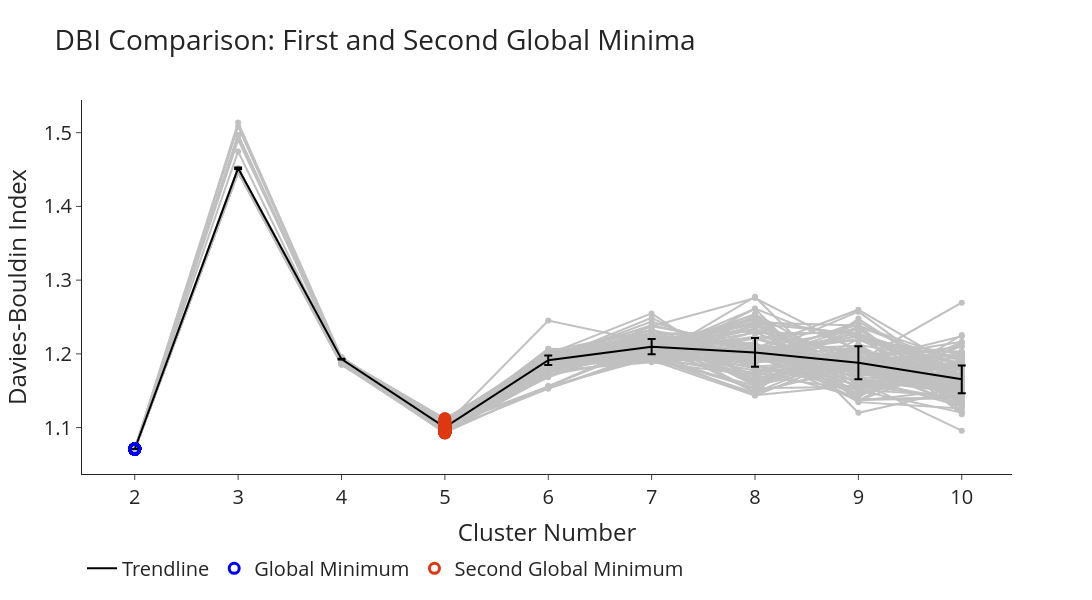

Write notebook code for a chart like this one.
### Code cell
# Run: K-means clustering of the trained SOM model
clustering = ClusterFactory(som_final)
clustering.Davies_Bouldin_analysis(max_clust=10, n_iter=100, save=True)
clustering

### Figure 1 — Plotly figure (JSON) as saved in the notebook; plotly's stock layout.template omitted (floating-point values rounded to 4 significant figures)
{"data": [{"line": {"color": "silver"}, "name": "Iter 1", "showlegend": false, "type": "scatter", "x": [2, 3, 4, 5, 6, 7, 8, 9, 10], "y": [1.071, 1.448, 1.187, 1.103, 1.192, 1.244, 1.198, 1.239, 1.122]}, {"line": {"color": "silver"}, "name": "Iter 2", "showlegend": false, "type": "scatter", "x": [2, 3, 4, 5, 6, 7, 8, 9, 10], "y": [1.071, 1.447, 1.194, 1.099, 1.196, 1.199, 1.202, 1.219, 1.2]}, {"line": {"color": "silver"}, "name": "Iter 3", "showlegend": false, "type": "scatter", "x": [2, 3, 4, 5, 6, 7, 8, 9, 10], "y": [1.071, 1.447, 1.194, 1.103, 1.202, 1.216, 1.241, 1.19, 1.224]}, {"line": {"color": "silver"}, "name": "Iter 4", "showlegend": false, "type": "scatter", "x": [2, 3, 4, 5, 6, 7, 8, 9, 10], "y": [1.071, 1.449, 1.194, 1.106, 1.192, 1.199, 1.153, 1.22, 1.178]}, {"line": {"color": "silver"}, "name": "Iter 5", "showlegend": false, "type": "scatter", "x": [2, 3, 4, 5, 6, 7, 8, 9, 10], "y": [1.071, 1.449, 1.188, 1.101, 1.207, 1.195, 1.171, 1.204, 1.171]}, {"line": {"color": "silver"}, "name": "Iter 6", "showlegend": false, "type": "scatter", "x": [2, 3, 4, 5, 6, 7, 8, 9, 10], "y": [1.071, 1.447, 1.194, 1.103, 1.177, 1.189, 1.171, 1.237, 1.184]}, {"line": {"color": "silver"}, "name": "Iter 7", "showlegend": false, "type": "scatter", "x": [2, 3, 4, 5, 6, 7, 8, 9, 10], "y": [1.071, 1.447, 1.194, 1.094, 1.184, 1.233, 1.191, 1.195, 1.149]}, {"line": {"color": "silver"}, "name": "Iter 8", "showlegend": false, "type": "scatter", "x": [2, 3, 4, 5, 6, 7, 8, 9, 10], "y": [1.071, 1.449, 1.194, 1.103, 1.197, 1.199, 1.206, 1.211, 1.137]}, {"line": {"color": "silver"}, "name": "Iter 9", "showlegend": false, "type": "scatter", "x": [2, 3, 4, 5, 6, 7, 8, 9, 10], "y": [1.071, 1.449, 1.194, 1.099, 1.198, 1.226, 1.231, 1.199, 1.166]}, {"line": {"color": "silver"}, "name": "Iter 10", "showlegend": false, "type": "scatter", "x": [2, 3, 4, 5, 6, 7, 8, 9, 10], "y": [1.071, 1.447, 1.185, 1.096, 1.174, 1.207, 1.254, 1.179, 1.154]}, {"line": {"color": "silver"}, "name": "Iter 11", "showlegend": false, "type": "scatter", "x": [2, 3, 4, 5, 6, 7, 8, 9, 10], "y": [1.071, 1.448, 1.195, 1.094, 1.179, 1.202, 1.199, 1.163, 1.096]}, {"line": {"color": "silver"}, "name": "Iter 12", "showlegend": false, "type": "scatter", "x": [2, 3, 4, 5, 6, 7, 8, 9, 10], "y": [1.071, 1.449, 1.195, 1.103, 1.198, 1.237, 1.212, 1.135, 1.126]}, {"line": {"color": "silver"}, "name": "Iter 13", "showlegend": false, "type": "scatter", "x": [2, 3, 4, 5, 6, 7, 8, 9, 10], "y": [1.071, 1.447, 1.194, 1.096, 1.188, 1.202, 1.223, 1.203, 1.145]}, {"line": {"color": "silver"}, "name": "Iter 14", "showlegend": false, "type": "scatter", "x": [2, 3, 4, 5, 6, 7, 8, 9, 10], "y": [1.071, 1.449, 1.194, 1.101, 1.192, 1.205, 1.206, 1.223, 1.185]}, {"line": {"color": "silver"}, "name": "Iter 15", "showlegend": false, "type": "scatter", "x": [2, 3, 4, 5, 6, 7, 8, 9, 10], "y": [1.071, 1.449, 1.187, 1.099, 1.198, 1.221, 1.166, 1.194, 1.217]}, {"line": {"color": "silver"}, "name": "Iter 16", "showlegend": false, "type": "scatter", "x": [2, 3, 4, 5, 6, 7, 8, 9, 10], "y": [1.071, 1.447, 1.194, 1.098, 1.2, 1.255, 1.161, 1.212, 1.188]}, {"line": {"color": "silver"}, "name": "Iter 17", "showlegend": false, "type": "scatter", "x": [2, 3, 4, 5, 6, 7, 8, 9, 10], "y": [1.071, 1.448, 1.187, 1.103, 1.201, 1.224, 1.148, 1.248, 1.158]}, {"line": {"color": "silver"}, "name": "Iter 18", "showlegend": false, "type": "scatter", "x": [2, 3, 4, 5, 6, 7, 8, 9, 10], "y": [1.071, 1.514, 1.195, 1.098, 1.201, 1.217, 1.205, 1.177, 1.147]}, {"line": {"color": "silver"}, "name": "Iter 19", "showlegend": false, "type": "scatter", "x": [2, 3, 4, 5, 6, 7, 8, 9, 10], "y": [1.071, 1.446, 1.189, 1.099, 1.2, 1.226, 1.157, 1.189, 1.159]}, {"line": {"color": "silver"}, "name": "Iter 20", "showlegend": false, "type": "scatter", "x": [2, 3, 4, 5, 6, 7, 8, 9, 10], "y": [1.071, 1.449, 1.194, 1.1, 1.192, 1.202, 1.234, 1.177, 1.168]}, {"line": {"color": "silver"}, "name": "Iter 21", "showlegend": false, "type": "scatter", "x": [2, 3, 4, 5, 6, 7, 8, 9, 10], "y": [1.071, 1.497, 1.189, 1.103, 1.188, 1.19, 1.209, 1.137, 1.187]}, {"line": {"color": "silver"}, "name": "Iter 22", "showlegend": false, "type": "scatter", "x": [2, 3, 4, 5, 6, 7, 8, 9, 10], "y": [1.071, 1.448, 1.188, 1.103, 1.179, 1.237, 1.276, 1.204, 1.133]}, {"line": {"color": "silver"}, "name": "Iter 23", "showlegend": false, "type": "scatter", "x": [2, 3, 4, 5, 6, 7, 8, 9, 10], "y": [1.071, 1.448, 1.194, 1.103, 1.192, 1.192, 1.24, 1.138, 1.141]}, {"line": {"color": "silver"}, "name": "Iter 24", "showlegend": false, "type": "scatter", "x": [2, 3, 4, 5, 6, 7, 8, 9, 10], "y": [1.071, 1.447, 1.195, 1.095, 1.207, 1.204, 1.238, 1.195, 1.161]}, {"line": {"color": "silver"}, "name": "Iter 25", "showlegend": false, "type": "scatter", "x": [2, 3, 4, 5, 6, 7, 8, 9, 10], "y": [1.071, 1.448, 1.195, 1.096, 1.202, 1.205, 1.201, 1.162, 1.137]}, {"line": {"color": "silver"}, "name": "Iter 26", "showlegend": false, "type": "scatter", "x": [2, 3, 4, 5, 6, 7, 8, 9, 10], "y": [1.071, 1.448, 1.188, 1.103, 1.197, 1.194, 1.153, 1.155, 1.187]}, {"line": {"color": "silver"}, "name": "Iter 27", "showlegend": false, "type": "scatter", "x": [2, 3, 4, 5, 6, 7, 8, 9, 10], "y": [1.071, 1.475, 1.185, 1.094, 1.204, 1.194, 1.251, 1.157, 1.216]}, {"line": {"color": "silver"}, "name": "Iter 28", "showlegend": false, "type": "scatter", "x": [2, 3, 4, 5, 6, 7, 8, 9, 10], "y": [1.071, 1.447, 1.195, 1.096, 1.204, 1.206, 1.202, 1.157, 1.161]}, {"line": {"color": "silver"}, "name": "Iter 29", "showlegend": false, "type": "scatter", "x": [2, 3, 4, 5, 6, 7, 8, 9, 10], "y": [1.071, 1.447, 1.185, 1.103, 1.177, 1.209, 1.189, 1.189, 1.164]}, {"line": {"color": "silver"}, "name": "Iter 30", "showlegend": false, "type": "scatter", "x": [2, 3, 4, 5, 6, 7, 8, 9, 10], "y": [1.071, 1.447, 1.195, 1.103, 1.155, 1.217, 1.183, 1.164, 1.158]}, {"line": {"color": "silver"}, "name": "Iter 31", "showlegend": false, "type": "scatter", "x": [2, 3, 4, 5, 6, 7, 8, 9, 10], "y": [1.071, 1.447, 1.188, 1.096, 1.197, 1.203, 1.165, 1.206, 1.157]}, {"line": {"color": "silver"}, "name": "Iter 32", "showlegend": false, "type": "scatter", "x": [2, 3, 4, 5, 6, 7, 8, 9, 10], "y": [1.071, 1.447, 1.189, 1.103, 1.181, 1.194, 1.278, 1.137, 1.14]}, {"line": {"color": "silver"}, "name": "Iter 33", "showlegend": false, "type": "scatter", "x": [2, 3, 4, 5, 6, 7, 8, 9, 10], "y": [1.071, 1.447, 1.194, 1.094, 1.184, 1.207, 1.206, 1.22, 1.157]}, {"line": {"color": "silver"}, "name": "Iter 34", "showlegend": false, "type": "scatter", "x": [2, 3, 4, 5, 6, 7, 8, 9, 10], "y": [1.071, 1.447, 1.187, 1.1, 1.204, 1.19, 1.194, 1.179, 1.162]}, {"line": {"color": "silver"}, "name": "Iter 35", "showlegend": false, "type": "scatter", "x": [2, 3, 4, 5, 6, 7, 8, 9, 10], "y": [1.071, 1.447, 1.195, 1.094, 1.204, 1.194, 1.198, 1.136, 1.215]}, {"line": {"color": "silver"}, "name": "Iter 36", "showlegend": false, "type": "scatter", "x": [2, 3, 4, 5, 6, 7, 8, 9, 10], "y": [1.071, 1.448, 1.195, 1.096, 1.197, 1.206, 1.177, 1.205, 1.146]}, {"line": {"color": "silver"}, "name": "Iter 37", "showlegend": false, "type": "scatter", "x": [2, 3, 4, 5, 6, 7, 8, 9, 10], "y": [1.071, 1.49, 1.194, 1.103, 1.197, 1.202, 1.199, 1.169, 1.16]}, {"line": {"color": "silver"}, "name": "Iter 38", "showlegend": false, "type": "scatter", "x": [2, 3, 4, 5, 6, 7, 8, 9, 10], "y": [1.071, 1.449, 1.194, 1.103, 1.182, 1.202, 1.208, 1.189, 1.147]}, {"line": {"color": "silver"}, "name": "Iter 39", "showlegend": false, "type": "scatter", "x": [2, 3, 4, 5, 6, 7, 8, 9, 10], "y": [1.071, 1.448, 1.194, 1.096, 1.198, 1.206, 1.22, 1.186, 1.13]}, {"line": {"color": "silver"}, "name": "Iter 40", "showlegend": false, "type": "scatter", "x": [2, 3, 4, 5, 6, 7, 8, 9, 10], "y": [1.071, 1.448, 1.194, 1.103, 1.188, 1.194, 1.193, 1.236, 1.142]}, {"line": {"color": "silver"}, "name": "Iter 41", "showlegend": false, "type": "scatter", "x": [2, 3, 4, 5, 6, 7, 8, 9, 10], "y": [1.071, 1.448, 1.189, 1.103, 1.192, 1.22, 1.204, 1.146, 1.193]}, {"line": {"color": "silver"}, "name": "Iter 42", "showlegend": false, "type": "scatter", "x": [2, 3, 4, 5, 6, 7, 8, 9, 10], "y": [1.071, 1.449, 1.194, 1.103, 1.204, 1.191, 1.23, 1.169, 1.198]}, {"line": {"color": "silver"}, "name": "Iter 43", "showlegend": false, "type": "scatter", "x": [2, 3, 4, 5, 6, 7, 8, 9, 10], "y": [1.071, 1.448, 1.194, 1.103, 1.192, 1.199, 1.254, 1.138, 1.14]}, {"line": {"color": "silver"}, "name": "Iter 44", "showlegend": false, "type": "scatter", "x": [2, 3, 4, 5, 6, 7, 8, 9, 10], "y": [1.071, 1.449, 1.194, 1.093, 1.198, 1.22, 1.208, 1.233, 1.151]}, {"line": {"color": "silver"}, "name": "Iter 45", "showlegend": false, "type": "scatter", "x": [2, 3, 4, 5, 6, 7, 8, 9, 10], "y": [1.071, 1.449, 1.188, 1.094, 1.156, 1.194, 1.146, 1.186, 1.142]}, {"line": {"color": "silver"}, "name": "Iter 46", "showlegend": false, "type": "scatter", "x": [2, 3, 4, 5, 6, 7, 8, 9, 10], "y": [1.071, 1.448, 1.195, 1.094, 1.156, 1.216, 1.213, 1.183, 1.16]}, {"line": {"color": "silver"}, "name": "Iter 47", "showlegend": false, "type": "scatter", "x": [2, 3, 4, 5, 6, 7, 8, 9, 10], "y": [1.071, 1.449, 1.195, 1.103, 1.2, 1.206, 1.229, 1.228, 1.165]}, {"line": {"color": "silver"}, "name": "Iter 48", "showlegend": false, "type": "scatter", "x": [2, 3, 4, 5, 6, 7, 8, 9, 10], "y": [1.071, 1.447, 1.194, 1.099, 1.192, 1.223, 1.198, 1.207, 1.16]}, {"line": {"color": "silver"}, "name": "Iter 49", "showlegend": false, "type": "scatter", "x": [2, 3, 4, 5, 6, 7, 8, 9, 10], "y": [1.071, 1.496, 1.194, 1.103, 1.204, 1.219, 1.215, 1.144, 1.201]}, {"line": {"color": "silver"}, "name": "Iter 50", "showlegend": false, "type": "scatter", "x": [2, 3, 4, 5, 6, 7, 8, 9, 10], "y": [1.071, 1.448, 1.195, 1.103, 1.204, 1.207, 1.197, 1.192, 1.194]}, {"line": {"color": "silver"}, "name": "Iter 51", "showlegend": false, "type": "scatter", "x": [2, 3, 4, 5, 6, 7, 8, 9, 10], "y": [1.071, 1.448, 1.19, 1.099, 1.204, 1.214, 1.196, 1.229, 1.118]}, {"line": {"color": "silver"}, "name": "Iter 52", "showlegend": false, "type": "scatter", "x": [2, 3, 4, 5, 6, 7, 8, 9, 10], "y": [1.071, 1.449, 1.195, 1.096, 1.153, 1.202, 1.198, 1.144, 1.18]}, {"line": {"color": "silver"}, "name": "Iter 53", "showlegend": false, "type": "scatter", "x": [2, 3, 4, 5, 6, 7, 8, 9, 10], "y": [1.071, 1.448, 1.194, 1.103, 1.2, 1.223, 1.21, 1.18, 1.148]}, {"line": {"color": "silver"}, "name": "Iter 54", "showlegend": false, "type": "scatter", "x": [2, 3, 4, 5, 6, 7, 8, 9, 10], "y": [1.071, 1.449, 1.188, 1.103, 1.153, 1.199, 1.187, 1.226, 1.12]}, {"line": {"color": "silver"}, "name": "Iter 55", "showlegend": false, "type": "scatter", "x": [2, 3, 4, 5, 6, 7, 8, 9, 10], "y": [1.071, 1.449, 1.194, 1.112, 1.183, 1.227, 1.23, 1.164, 1.147]}, {"line": {"color": "silver"}, "name": "Iter 56", "showlegend": false, "type": "scatter", "x": [2, 3, 4, 5, 6, 7, 8, 9, 10], "y": [1.071, 1.449, 1.195, 1.099, 1.189, 1.213, 1.202, 1.195, 1.186]}, {"line": {"color": "silver"}, "name": "Iter 57", "showlegend": false, "type": "scatter", "x": [2, 3, 4, 5, 6, 7, 8, 9, 10], "y": [1.071, 1.508, 1.194, 1.103, 1.184, 1.202, 1.182, 1.193, 1.151]}, {"line": {"color": "silver"}, "name": "Iter 58", "showlegend": false, "type": "scatter", "x": [2, 3, 4, 5, 6, 7, 8, 9, 10], "y": [1.071, 1.447, 1.195, 1.096, 1.175, 1.191, 1.143, 1.2, 1.203]}, {"line": {"color": "silver"}, "name": "Iter 59", "showlegend": false, "type": "scatter", "x": [2, 3, 4, 5, 6, 7, 8, 9, 10], "y": [1.071, 1.447, 1.194, 1.103, 1.186, 1.189, 1.262, 1.206, 1.169]}, {"line": {"color": "silver"}, "name": "Iter 60", "showlegend": false, "type": "scatter", "x": [2, 3, 4, 5, 6, 7, 8, 9, 10], "y": [1.071, 1.447, 1.194, 1.101, 1.192, 1.249, 1.18, 1.141, 1.226]}, {"line": {"color": "silver"}, "name": "Iter 61", "showlegend": false, "type": "scatter", "x": [2, 3, 4, 5, 6, 7, 8, 9, 10], "y": [1.071, 1.447, 1.194, 1.103, 1.156, 1.212, 1.241, 1.174, 1.147]}, {"line": {"color": "silver"}, "name": "Iter 62", "showlegend": false, "type": "scatter", "x": [2, 3, 4, 5, 6, 7, 8, 9, 10], "y": [1.071, 1.497, 1.187, 1.093, 1.197, 1.229, 1.185, 1.151, 1.183]}, {"line": {"color": "silver"}, "name": "Iter 63", "showlegend": false, "type": "scatter", "x": [2, 3, 4, 5, 6, 7, 8, 9, 10], "y": [1.071, 1.448, 1.194, 1.106, 1.197, 1.194, 1.157, 1.208, 1.156]}, {"line": {"color": "silver"}, "name": "Iter 64", "showlegend": false, "type": "scatter", "x": [2, 3, 4, 5, 6, 7, 8, 9, 10], "y": [1.071, 1.497, 1.194, 1.108, 1.202, 1.196, 1.192, 1.186, 1.162]}, {"line": {"color": "silver"}, "name": "Iter 65", "showlegend": false, "type": "scatter", "x": [2, 3, 4, 5, 6, 7, 8, 9, 10], "y": [1.071, 1.447, 1.185, 1.106, 1.2, 1.207, 1.241, 1.227, 1.183]}, {"line": {"color": "silver"}, "name": "Iter 66", "showlegend": false, "type": "scatter", "x": [2, 3, 4, 5, 6, 7, 8, 9, 10], "y": [1.071, 1.448, 1.195, 1.099, 1.192, 1.217, 1.243, 1.238, 1.19]}, {"line": {"color": "silver"}, "name": "Iter 67", "showlegend": false, "type": "scatter", "x": [2, 3, 4, 5, 6, 7, 8, 9, 10], "y": [1.071, 1.447, 1.194, 1.112, 1.197, 1.209, 1.243, 1.136, 1.152]}, {"line": {"color": "silver"}, "name": "Iter 68", "showlegend": false, "type": "scatter", "x": [2, 3, 4, 5, 6, 7, 8, 9, 10], "y": [1.071, 1.448, 1.194, 1.096, 1.192, 1.202, 1.248, 1.151, 1.143]}, {"line": {"color": "silver"}, "name": "Iter 69", "showlegend": false, "type": "scatter", "x": [2, 3, 4, 5, 6, 7, 8, 9, 10], "y": [1.071, 1.449, 1.195, 1.103, 1.188, 1.194, 1.174, 1.207, 1.16]}, {"line": {"color": "silver"}, "name": "Iter 70", "showlegend": false, "type": "scatter", "x": [2, 3, 4, 5, 6, 7, 8, 9, 10], "y": [1.071, 1.447, 1.194, 1.103, 1.187, 1.224, 1.149, 1.18, 1.187]}, {"line": {"color": "silver"}, "name": "Iter 71", "showlegend": false, "type": "scatter", "x": [2, 3, 4, 5, 6, 7, 8, 9, 10], "y": [1.071, 1.449, 1.195, 1.103, 1.184, 1.192, 1.193, 1.177, 1.159]}, {"line": {"color": "silver"}, "name": "Iter 72", "showlegend": false, "type": "scatter", "x": [2, 3, 4, 5, 6, 7, 8, 9, 10], "y": [1.071, 1.449, 1.194, 1.099, 1.168, 1.217, 1.148, 1.204, 1.135]}, {"line": {"color": "silver"}, "name": "Iter 73", "showlegend": false, "type": "scatter", "x": [2, 3, 4, 5, 6, 7, 8, 9, 10], "y": [1.071, 1.452, 1.195, 1.103, 1.192, 1.219, 1.171, 1.181, 1.202]}, {"line": {"color": "silver"}, "name": "Iter 74", "showlegend": false, "type": "scatter", "x": [2, 3, 4, 5, 6, 7, 8, 9, 10], "y": [1.071, 1.449, 1.195, 1.103, 1.204, 1.204, 1.223, 1.182, 1.181]}, {"line": {"color": "silver"}, "name": "Iter 75", "showlegend": false, "type": "scatter", "x": [2, 3, 4, 5, 6, 7, 8, 9, 10], "y": [1.071, 1.448, 1.195, 1.1, 1.201, 1.222, 1.196, 1.15, 1.12]}, {"line": {"color": "silver"}, "name": "Iter 76", "showlegend": false, "type": "scatter", "x": [2, 3, 4, 5, 6, 7, 8, 9, 10], "y": [1.071, 1.448, 1.194, 1.103, 1.2, 1.201, 1.201, 1.173, 1.16]}, {"line": {"color": "silver"}, "name": "Iter 77", "showlegend": false, "type": "scatter", "x": [2, 3, 4, 5, 6, 7, 8, 9, 10], "y": [1.071, 1.449, 1.195, 1.103, 1.201, 1.21, 1.18, 1.159, 1.187]}, {"line": {"color": "silver"}, "name": "Iter 78", "showlegend": false, "type": "scatter", "x": [2, 3, 4, 5, 6, 7, 8, 9, 10], "y": [1.071, 1.449, 1.194, 1.103, 1.198, 1.194, 1.208, 1.26, 1.178]}, {"line": {"color": "silver"}, "name": "Iter 79", "showlegend": false, "type": "scatter", "x": [2, 3, 4, 5, 6, 7, 8, 9, 10], "y": [1.071, 1.449, 1.195, 1.101, 1.2, 1.212, 1.234, 1.184, 1.161]}, {"line": {"color": "silver"}, "name": "Iter 80", "showlegend": false, "type": "scatter", "x": [2, 3, 4, 5, 6, 7, 8, 9, 10], "y": [1.071, 1.449, 1.195, 1.103, 1.192, 1.228, 1.159, 1.213, 1.13]}, {"line": {"color": "silver"}, "name": "Iter 81", "showlegend": false, "type": "scatter", "x": [2, 3, 4, 5, 6, 7, 8, 9, 10], "y": [1.071, 1.449, 1.194, 1.096, 1.192, 1.226, 1.208, 1.194, 1.18]}, {"line": {"color": "silver"}, "name": "Iter 82", "showlegend": false, "type": "scatter", "x": [2, 3, 4, 5, 6, 7, 8, 9, 10], "y": [1.071, 1.447, 1.195, 1.103, 1.204, 1.211, 1.192, 1.194, 1.21]}, {"line": {"color": "silver"}, "name": "Iter 83", "showlegend": false, "type": "scatter", "x": [2, 3, 4, 5, 6, 7, 8, 9, 10], "y": [1.071, 1.447, 1.194, 1.103, 1.201, 1.202, 1.206, 1.163, 1.151]}, {"line": {"color": "silver"}, "name": "Iter 84", "showlegend": false, "type": "scatter", "x": [2, 3, 4, 5, 6, 7, 8, 9, 10], "y": [1.071, 1.452, 1.194, 1.106, 1.192, 1.202, 1.198, 1.257, 1.157]}, {"line": {"color": "silver"}, "name": "Iter 85", "showlegend": false, "type": "scatter", "x": [2, 3, 4, 5, 6, 7, 8, 9, 10], "y": [1.071, 1.447, 1.188, 1.103, 1.245, 1.215, 1.246, 1.225, 1.178]}, {"line": {"color": "silver"}, "name": "Iter 86", "showlegend": false, "type": "scatter", "x": [2, 3, 4, 5, 6, 7, 8, 9, 10], "y": [1.071, 1.447, 1.194, 1.099, 1.175, 1.202, 1.261, 1.12, 1.152]}, {"line": {"color": "silver"}, "name": "Iter 87", "showlegend": false, "type": "scatter", "x": [2, 3, 4, 5, 6, 7, 8, 9, 10], "y": [1.071, 1.447, 1.194, 1.103, 1.198, 1.199, 1.194, 1.244, 1.167]}, {"line": {"color": "silver"}, "name": "Iter 88", "showlegend": false, "type": "scatter", "x": [2, 3, 4, 5, 6, 7, 8, 9, 10], "y": [1.071, 1.452, 1.195, 1.094, 1.204, 1.232, 1.209, 1.193, 1.147]}, {"line": {"color": "silver"}, "name": "Iter 89", "showlegend": false, "type": "scatter", "x": [2, 3, 4, 5, 6, 7, 8, 9, 10], "y": [1.071, 1.449, 1.195, 1.096, 1.191, 1.223, 1.161, 1.19, 1.269]}, {"line": {"color": "silver"}, "name": "Iter 90", "showlegend": false, "type": "scatter", "x": [2, 3, 4, 5, 6, 7, 8, 9, 10], "y": [1.071, 1.449, 1.194, 1.096, 1.171, 1.196, 1.195, 1.152, 1.178]}, {"line": {"color": "silver"}, "name": "Iter 91", "showlegend": false, "type": "scatter", "x": [2, 3, 4, 5, 6, 7, 8, 9, 10], "y": [1.071, 1.448, 1.189, 1.103, 1.192, 1.239, 1.207, 1.218, 1.195]}, {"line": {"color": "silver"}, "name": "Iter 92", "showlegend": false, "type": "scatter", "x": [2, 3, 4, 5, 6, 7, 8, 9, 10], "y": [1.071, 1.447, 1.194, 1.094, 1.198, 1.233, 1.17, 1.152, 1.174]}, {"line": {"color": "silver"}, "name": "Iter 93", "showlegend": false, "type": "scatter", "x": [2, 3, 4, 5, 6, 7, 8, 9, 10], "y": [1.071, 1.447, 1.194, 1.097, 1.192, 1.206, 1.198, 1.197, 1.173]}, {"line": {"color": "silver"}, "name": "Iter 94", "showlegend": false, "type": "scatter", "x": [2, 3, 4, 5, 6, 7, 8, 9, 10], "y": [1.071, 1.447, 1.194, 1.103, 1.192, 1.198, 1.144, 1.158, 1.138]}, {"line": {"color": "silver"}, "name": "Iter 95", "showlegend": false, "type": "scatter", "x": [2, 3, 4, 5, 6, 7, 8, 9, 10], "y": [1.071, 1.448, 1.194, 1.097, 1.197, 1.2, 1.222, 1.234, 1.151]}, {"line": {"color": "silver"}, "name": "Iter 96", "showlegend": false, "type": "scatter", "x": [2, 3, 4, 5, 6, 7, 8, 9, 10], "y": [1.071, 1.447, 1.194, 1.103, 1.197, 1.212, 1.163, 1.194, 1.197]}, {"line": {"color": "silver"}, "name": "Iter 97", "showlegend": false, "type": "scatter", "x": [2, 3, 4, 5, 6, 7, 8, 9, 10], "y": [1.071, 1.448, 1.195, 1.103, 1.187, 1.212, 1.248, 1.152, 1.211]}, {"line": {"color": "silver"}, "name": "Iter 98", "showlegend": false, "type": "scatter", "x": [2, 3, 4, 5, 6, 7, 8, 9, 10], "y": [1.071, 1.447, 1.194, 1.099, 1.204, 1.205, 1.196, 1.228, 1.154]}, {"line": {"color": "silver"}, "name": "Iter 99", "showlegend": false, "type": "scatter", "x": [2, 3, 4, 5, 6, 7, 8, 9, 10], "y": [1.071, 1.452, 1.194, 1.103, 1.175, 1.205, 1.196, 1.184, 1.13]}, {"line": {"color": "silver"}, "name": "Iter 100", "showlegend": false, "type": "scatter", "x": [2, 3, 4, 5, 6, 7, 8, 9, 10], "y": [1.071, 1.448, 1.194, 1.093, 1.169, 1.226, 1.206, 1.169, 1.129]}, {"error_y": {"array": [0.0, 0.0009662, 0.0005725, 0.00332, 0.006468, 0.01023, 0.01947, 0.02235, 0.01888], "type": "data", "visible": true}, "line": {"color": "rgb(0, 0, 0)"}, "mode": "lines", "name": "Trendline", "type": "scatter", "x": [2, 3, 4, 5, 6, 7, 8, 9, 10], "y": [1.071, 1.452, 1.193, 1.1, 1.191, 1.21, 1.202, 1.188, 1.165]}, {"marker": {"color": "#0000FF", "line": {"width": 3}, "size": 10, "symbol": "circle-open"}, "mode": "markers", "name": "Global Minimum", "type": "scatter", "x": [2, 2, 2, 2, 2, 2, 2, 2, 2, 2, 2, 2, 2, 2, 2, 2, 2, 2, 2, 2, 2, 2, 2, 2, 2, 2, 2, 2, 2, 2, 2, 2, 2, 2, 2, 2, 2, 2, 2, 2, 2, 2, 2, 2, 2, 2, 2, 2, 2, 2, 2, 2, 2, 2, 2, 2, 2, 2, 2, 2, 2, 2, 2, 2, 2, 2, 2, 2, 2, 2, 2, 2, 2, 2, 2, 2, 2, 2, 2, 2, 2, 2, 2, 2, 2, 2, 2, 2, 2, 2, 2, 2, 2, 2, 2, 2, 2, 2, 2, 2], "y": [1.071, 1.071, 1.071, 1.071, 1.071, 1.071, 1.071, 1.071, 1.071, 1.071, 1.071, 1.071, 1.071, 1.071, 1.071, 1.071, 1.071, 1.071, 1.071, 1.071, 1.071, 1.071, 1.071, 1.071, 1.071, 1.071, 1.071, 1.071, 1.071, 1.071, 1.071, 1.071, 1.071, 1.071, 1.071, 1.071, 1.071, 1.071, 1.071, 1.071, 1.071, 1.071, 1.071, 1.071, 1.071, 1.071, 1.071, 1.071, 1.071, 1.071, 1.071, 1.071, 1.071, 1.071, 1.071, 1.071, 1.071, 1.071, 1.071, 1.071, 1.071, 1.071, 1.071, 1.071, 1.071, 1.071, 1.071, 1.071, 1.071, 1.071, 1.071, 1.071, 1.071, 1.071, 1.071, 1.071, 1.071, 1.071, 1.071, 1.071, 1.071, 1.071, 1.071, 1.071, 1.071, 1.071, 1.071, 1.071, 1.071, 1.071, 1.071, 1.071, 1.071, 1.071, 1.071, 1.071, 1.071, 1.071, 1.071, 1.071]}, {"marker": {"color": "#DC3912", "line": {"width": 3}, "size": 10, "symbol": "circle-open"}, "mode": "markers", "name": "Second Global Minimum", "type": "scatter", "x": [5, 5, 5, 5, 5, 5, 5, 5, 5, 5, 5, 5, 5, 5, 5, 5, 5, 5, 5, 5, 5, 5, 5, 5, 5, 5, 5, 5, 5, 5, 5, 5, 5, 5, 5, 5, 5, 5, 5, 5, 5, 5, 5, 5, 5, 5, 5, 5, 5, 5, 5, 5, 5, 5, 5, 5, 5, 5, 5, 5, 5, 5, 5, 5, 5, 5, 5, 5, 5, 5, 5, 5, 5, 5, 5, 5, 5, 5, 5, 5, 5, 5, 5, 5, 5, 5, 5, 5, 5, 5, 5, 5, 5, 5, 5, 5, 5, 5, 5, 5], "y": [1.103, 1.099, 1.103, 1.106, 1.101, 1.103, 1.094, 1.103, 1.099, 1.096, 1.094, 1.103, 1.096, 1.101, 1.099, 1.098, 1.103, 1.098, 1.099, 1.1, 1.103, 1.103, 1.103, 1.095, 1.096, 1.103, 1.094, 1.096, 1.103, 1.103, 1.096, 1.103, 1.094, 1.1, 1.094, 1.096, 1.103, 1.103, 1.096, 1.103, 1.103, 1.103, 1.103, 1.093, 1.094, 1.094, 1.103, 1.099, 1.103, 1.103, 1.099, 1.096, 1.103, 1.103, 1.112, 1.099, 1.103, 1.096, 1.103, 1.101, 1.103, 1.093, 1.106, 1.108, 1.106, 1.099, 1.112, 1.096, 1.103, 1.103, 1.103, 1.099, 1.103, 1.103, 1.1, 1.103, 1.103, 1.103, 1.101, 1.103, 1.096, 1.103, 1.103, 1.106, 1.103, 1.099, 1.103, 1.094, 1.096, 1.096, 1.103, 1.094, 1.097, 1.103, 1.097, 1.103, 1.103, 1.099, 1.103, 1.093]}], "layout": {"font": {"size": 20}, "height": 600, "legend": {"orientation": "h", "x": 0, "y": -0.2}, "title": {"text": "DBI Comparison: First and Second Global Minima"}, "width": 1500, "xaxis": {"autorange": true, "range": [1.51, 10.47], "title": {"text": "Cluster Number"}, "type": "linear"}, "yaxis": {"autorange": true, "range": [1.037, 1.544], "title": {"text": "Davies-Bouldin Index"}, "type": "linear"}}}
